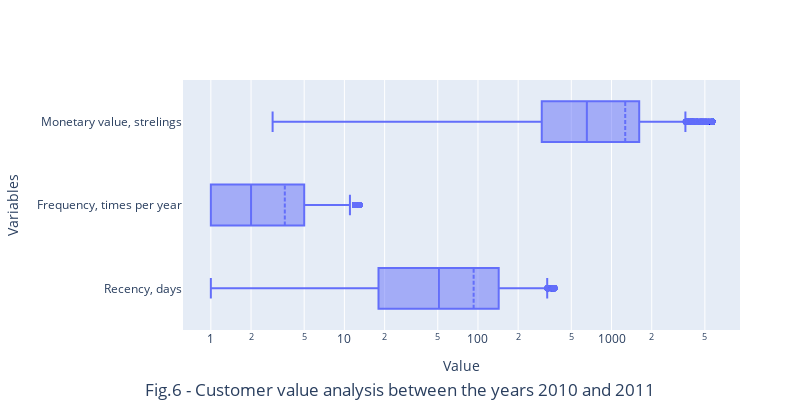

The cell this chart's notebook holds for it:
### Code cell
plot_counter = 6

#RFM['Monetary value'] = np.log10(RFM['Monetary value'])

fig = px.box(data_frame=RFM.rename(columns=
    {'Recency':'Recency, days', 
     'Frequency':'Frequency, times per year', 
     'Monetary value':'Monetary value, strelings'
    }), orientation='h')
 
fig.update_layout(
    title=dict(
        text=f'Fig.{plot_counter} - Customer value analysis between the years 2010 and 2011', 
        x=.5, y=0.01, xanchor='center'),
    xaxis_type='log',
    xaxis_title_text = 'Value',
    yaxis_title_text = 'Variables',
    boxmode = "overlay",
    width=800, height=400,
    margin=dict(l=100, r=60, t=80, b=70),
)

fig.update_traces(boxmean=True)
fig.show()
#fig.write_image(os.path.join(path_figures, f'fig_{plot_counter}.png'))

### Figure 1 — Plotly figure (JSON) as saved in the notebook; plotly's stock layout.template omitted (floating-point values rounded to 4 significant figures; data arrays with more than 128 entries replaced by an {"elided": "..."} marker saying what was removed)
{"data": [{"alignmentgroup": "True", "boxmean": true, "hovertemplate": "value=%{x}<br>variable=%{y}<extra></extra>", "legendgroup": "", "marker": {"color": "#636efa"}, "name": "", "notched": false, "offsetgroup": "", "orientation": "h", "showlegend": false, "type": "box", "x": {"elided": "12987 float values"}, "x0": " ", "xaxis": "x", "y": {"elided": "12987 str values"}, "y0": " ", "yaxis": "y"}], "layout": {"boxmode": "overlay", "height": 400, "legend": {"tracegroupgap": 0}, "margin": {"b": 70, "l": 100, "r": 60, "t": 80}, "title": {"text": "Fig.6 - Customer value analysis between the years 2010 and 2011", "x": 0.5, "xanchor": "center", "y": 0.01}, "width": 800, "xaxis": {"anchor": "y", "domain": [0, 1], "title": {"text": "Value"}, "type": "log"}, "yaxis": {"anchor": "x", "domain": [0, 1], "title": {"text": "Variables"}}}}
